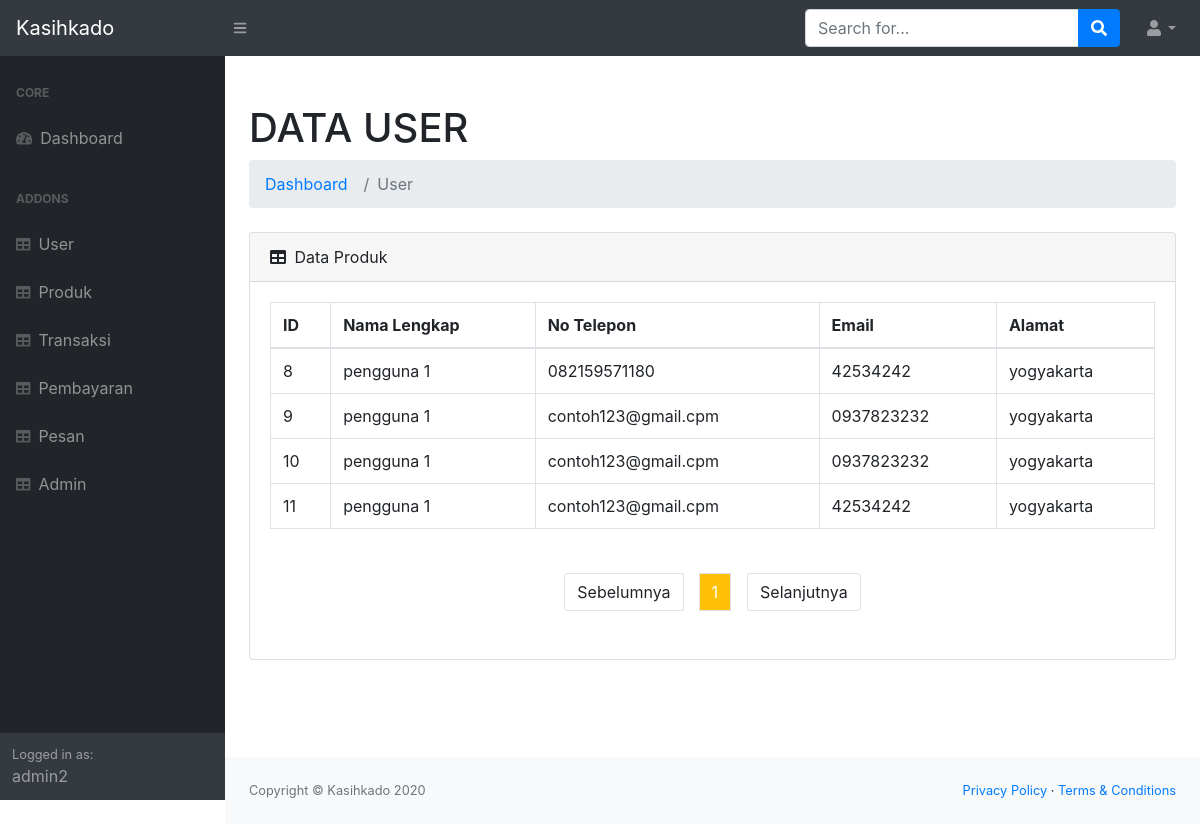
The page /admin/user.php (signed in) on the database its author committed.
### tables this page shows
CREATE TABLE `user` (
  `id_user` int(11) NOT NULL,
  `nama_user` varchar(100) NOT NULL,
  `email` varchar(100) NOT NULL,
  `no_hp` varchar(13) NOT NULL,
  `alamat` varchar(200) NOT NULL,
  `username_user` varchar(100) NOT NULL,
  `password` varchar(100) NOT NULL
);

### admin/user.php (the view, shortened to what this page needs)
<?php
require_once ("../koneksi.php");
?>
<!DOCTYPE html>
<html lang="en">
    <head>
        <link rel="stylesheet" type="text/css" href="../public/css/bootstrap/bootstrap.css">
        <link href="../public/css/admin.css" rel="stylesheet" />
        <link href="https://cdn.datatables.net/1.10.20/css/dataTables.bootstrap4.min.css" rel="stylesheet" />
    </head>
    <body class="sb-nav-fixed">
        <nav class="sb-topnav navbar navbar-expand navbar-dark bg-dark">
            <a class="navbar-brand" href="../home.php">Kasihkado</a>
            <button class="btn btn-link btn-sm order-1 order-lg-0" id="sidebarToggle" href="#"><i class="fas fa-bars"></i></button>
            <form class="d-none d-md-inline-block form-inline ml-auto mr-0 mr-md-3 my-2 my-md-0">
                <div class="input-group">
                    <input class="form-control" type="text" placeholder="Search for..." aria-label="Search" aria-describedby="basic-addon2" />
                    <div class="input-group-append">
                        <button class="btn btn-primary" type="button"><i class="fas fa-search"></i></button>
                    </div>
                </div>
            </form>
            <ul class="navbar-nav ml-auto ml-md-0">
                <li class="nav-item dropdown">
                    <a class="nav-link dropdown-toggle" id="userDropdown" href="#" role="button" data-toggle="dropdown" aria-haspopup="true" aria-expanded="false"><i class="fas fa-user fa-fw"></i></a>
                </li>
            </ul>
        </nav>
        <div id="layoutSidenav">
        <?php
            require_once ("sidenavadmin.php")
        ?>
            <div id="layoutSidenav_content">
                <main>
                    <div class="container-fluid">
                        <h1 class="mt-4">DATA USER</h1>
                        <ol class="breadcrumb mb-4">
                            <li class="breadcrumb-item"><a href="admin.php">Dashboard</a></li>
                            <li class="breadcrumb-item active">User</li>
                        </ol>
                        <div class="card mb-4">
                            <div class="card-header">
                                <i class="fas fa-table mr-1"></i>
                                Data Produk
                            </div>
                            <div class="card-body">
                                <div class="table-responsive">
                                    <table class="table table-bordered" id="mytable" width="100%" cellspacing="0">
                                        <thead>
                                            <tr>
                                                <th>ID</th>
                                                <th>Nama Lengkap</th>
                                                <th>No Telepon</th>
                                                <th>Email</th>
                                                <th>Alamat</th>
                                            </tr>
                                        </thead>
                                        <tbody>
                                        <?php
                                            $batas = 10;
                                            $halaman = isset($_GET['halaman'])?(int)$_GET['halaman'] : 1;
                                            $halaman_awal = ($halaman>1) ? ($halaman * $batas) - $batas : 0;
                                            $previous = $halaman - 1;
                                            $next = $halaman + 1;
                                            $query = mysqli_query($con,"SELECT * FROM user  ORDER BY id_user ASC");
                                            $jumlah_data = mysqli_num_rows($query);
                                            $total_halaman = ceil($jumlah_data / $batas);
                                            $data_barang = mysqli_query($con, "SELECT * FROM user ORDER BY id_user ASC LIMIT $halaman_awal, $batas");
                                            while ($record = mysqli_fetch_array($data_barang)) {
                                        ?>
                                                <tr>
                                                    <td><?php echo $record['id_user'] ?></td>
                                                    <td><?php echo $record['nama_user'] ?></td>
                                                    <td><?php echo $record['email'] ?></td>
                                                    <td><?php echo $record['no_hp'] ?></td>
                                                    <td><?php echo $record['alamat'] ?></td>
                                                </tr>
                                            <?php } ?>
                                        </tbody>
                                    </table>
                                </div>
                            </div>
                            <?php
                                $jumlahLink = 3;
                                    if($halaman >$jumlahLink ){
                                        $start_number = $halaman - $jumlahLink;
                                    } else{
                                        $start_number = 1;
                                    }
                                    if($halaman < $total_halaman - $jumlahLink){
                                        $end_number = $halaman + $jumlahLink;
                                    } else{
                                        $end_number = $total_halaman;
                                    }
                                ?>
                            <nav>
                                <ul class="pagination justify-content-center mb-5 mt-2">
                                    <li class="page-item">
                                        <a class="page-link mr-3" <?php if($halaman > 1 ){ echo "href='?halaman=$previous'"; } ?>>Sebelumnya</a>
                                    </li>
                                    <?php
                                    for($x=$start_number;$x<=$end_number;$x++) :?>
                                        <?php if ($halaman == $x) :?>
                                        <li class="page-item"><a class="page-link bg-warning text-white" href="?halaman=<?php echo $x ?>"><?php echo $x; ?></a></li>
                                    <?php else : ?>
                                        <li class="page-item"><a class="page-link" href="?halaman=<?php echo $x ?>"><?php echo $x; ?></a></li>
                                    <?php endif; ?>
                                    <?php endfor; ?>
                                    <li class="page-item">
                                        <a  class="page-link ml-3" <?php if($halaman < $total_halaman) { echo "href='?halaman=$next'"; } ?>>Selanjutnya</a>
                                    </li>
                                </ul>
                            </nav>
                        </div>
                    </div>
                </main>
                <footer class="py-4 bg-light mt-auto">
                    <div class="container-fluid">
                        <div class="d-flex align-items-center justify-content-between small">
                            <div class="text-muted">Copyright &copy; Kasihkado 2020</div>
                            <div>
                                <a href="#">Privacy Policy</a>
                                &middot;
                                <a href="#">Terms &amp; Conditions</a>
                            </div>
                        </div>
                    </div>
                </footer>
            </div>
        </div>
    </body>
</html>

### rows shown on the page
user: id_user "8", nama_user "pengguna 1", email "082159571180", no_hp "42534242", alamat "yogyakarta"
user: id_user "9", nama_user "pengguna 1", email "contoh123@gmail.cpm", no_hp "0937823232", alamat "yogyakarta"
user: id_user "10", nama_user "pengguna 1", email "contoh123@gmail.cpm", no_hp "0937823232", alamat "yogyakarta"
user: id_user "11", nama_user "pengguna 1", email "contoh123@gmail.cpm", no_hp "42534242", alamat "yogyakarta"

### other values the page prints
$_SESSION['usernameadm'] "admin2"
